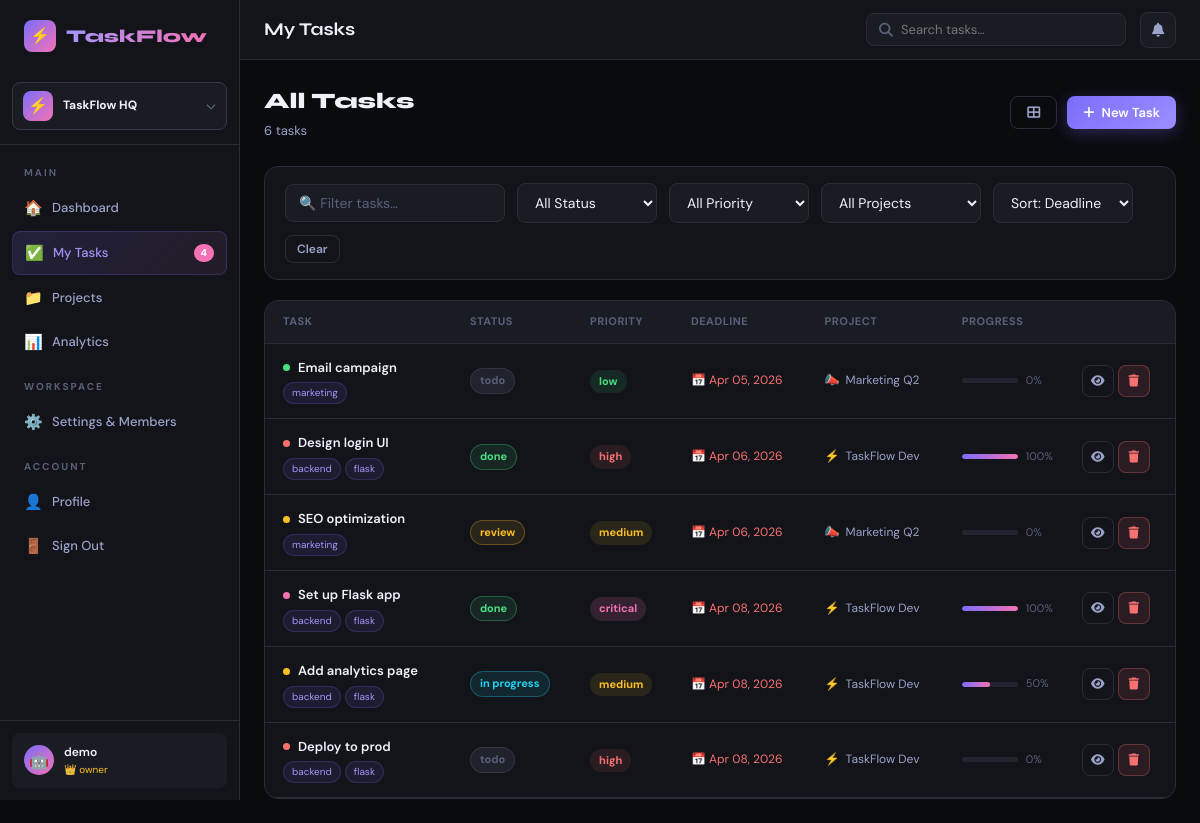
The page /tasks (signed in) on the database its author committed.
### taskflow 2/app.py (models this page shows)
class Workspace(db.Model):
    id          = db.Column(db.Integer, primary_key=True)
    name        = db.Column(db.String(120), nullable=False)
    slug        = db.Column(db.String(80), unique=True, nullable=False)
    description = db.Column(db.Text)
    avatar      = db.Column(db.String(4), default='🏢')
    plan        = db.Column(db.String(20), default='free')
    created     = db.Column(db.DateTime, default=datetime.utcnow)
    owner_id    = db.Column(db.Integer, db.ForeignKey('user.id'))
    members     = db.relationship('WorkspaceMember', backref='workspace', lazy=True, cascade='all,delete')
    projects    = db.relationship('Project', backref='workspace', lazy=True, cascade='all,delete')
    invites     = db.relationship('WorkspaceInvite', backref='workspace', lazy=True, cascade='all,delete')

class User(db.Model):
    id            = db.Column(db.Integer, primary_key=True)
    username      = db.Column(db.String(80), unique=True, nullable=False)
    email         = db.Column(db.String(120), unique=True, nullable=False)
    password      = db.Column(db.String(256), nullable=False)
    avatar        = db.Column(db.String(2), default='😎')
    role          = db.Column(db.String(20), default='member')
    created       = db.Column(db.DateTime, default=datetime.utcnow)
    active_ws_id  = db.Column(db.Integer, db.ForeignKey('workspace.id'), nullable=True)
    tasks         = db.relationship('Task', foreign_keys='Task.assignee_id', backref='assignee', lazy=True)
    created_tasks = db.relationship('Task', foreign_keys='Task.creator_id', backref='creator', lazy=True)
    notifications = db.relationship('Notification', backref='user', lazy=True)

class WorkspaceMember(db.Model):
    id           = db.Column(db.Integer, primary_key=True)
    workspace_id = db.Column(db.Integer, db.ForeignKey('workspace.id'), nullable=False)
    user_id      = db.Column(db.Integer, db.ForeignKey('user.id'), nullable=False)
    role         = db.Column(db.String(20), default='member')  # owner/admin/member/viewer
    joined       = db.Column(db.DateTime, default=datetime.utcnow)
    user         = db.relationship('User', backref='workspace_memberships')

class Task(db.Model):
    id           = db.Column(db.Integer, primary_key=True)
    title        = db.Column(db.String(200), nullable=False)
    description  = db.Column(db.Text)
    status       = db.Column(db.String(30), default='todo')
    priority     = db.Column(db.String(20), default='medium')
    deadline     = db.Column(db.DateTime)
    estimated_h  = db.Column(db.Float, default=0)
    logged_h     = db.Column(db.Float, default=0)
    progress     = db.Column(db.Integer, default=0)
    tags         = db.Column(db.String(300), default='')
    story_points = db.Column(db.Integer, default=1)
    created      = db.Column(db.DateTime, default=datetime.utcnow)
    updated      = db.Column(db.DateTime, default=datetime.utcnow, onupdate=datetime.utcnow)
    project_id   = db.Column(db.Integer, db.ForeignKey('project.id'))
    assignee_id  = db.Column(db.Integer, db.ForeignKey('user.id'))
    creator_id   = db.Column(db.Integer, db.ForeignKey('user.id'))
    comments     = db.relationship('Comment', backref='task', lazy=True, cascade='all,delete')
    activity     = db.relationship('Activity', backref='task', lazy=True, cascade='all,delete')
    subtasks     = db.relationship('Subtask', backref='task', lazy=True, cascade='all,delete')

class Project(db.Model):
    id           = db.Column(db.Integer, primary_key=True)
    name         = db.Column(db.String(120), nullable=False)
    description  = db.Column(db.Text)
    color        = db.Column(db.String(20), default='#6C63FF')
    emoji        = db.Column(db.String(4), default='📁')
    is_private   = db.Column(db.Boolean, default=False)
    created      = db.Column(db.DateTime, default=datetime.utcnow)
    owner_id     = db.Column(db.Integer, db.ForeignKey('user.id'))
    workspace_id = db.Column(db.Integer, db.ForeignKey('workspace.id'))
    owner        = db.relationship('User', backref='owned_projects')
    tasks        = db.relationship('Task', backref='project', lazy=True, cascade='all,delete')
    members      = db.relationship('ProjectMember', backref='project', lazy=True, cascade='all,delete')
    sprints      = db.relationship('Sprint', backref='project', lazy=True, cascade='all,delete')

### taskflow 2/app.py (the view)
@app.route('/tasks')
@login_required
def tasks():
    u = current_user(); ws = active_workspace()
    ws_users = ws_members_list(ws) if ws else []
    return render_template('tasks.html', user=u, ws=ws,
                           tasks=Task.query.filter_by(assignee_id=u.id).order_by(Task.deadline).all(),
                           projects=visible_projects(u), members=ws_users)

### taskflow 2/app.py (called while the page is built)
def login_required(f):
    @wraps(f)
    def decorated(*args, **kwargs):
        if 'user_id' not in session:
            return redirect(url_for('login'))
        return f(*args, **kwargs)
    return decorated

def current_user():
    if 'user_id' in session:
        return User.query.get(session['user_id'])
    return None

def active_workspace():
    u = current_user()
    if not u: return None
    if u.active_ws_id:
        ws = Workspace.query.get(u.active_ws_id)
        if ws: return ws
    ws = Workspace.query.filter_by(owner_id=u.id).first()
    if ws: u.active_ws_id = ws.id; db.session.commit()
    return ws

def get_ws_role(ws, user):
    m = WorkspaceMember.query.filter_by(workspace_id=ws.id, user_id=user.id).first()
    return m.role if m else None

def user_can_see_project(project, user):
    ws = active_workspace()
    if not ws or not get_ws_role(ws, user): return False
    if project.workspace_id != ws.id: return False
    if project.owner_id == user.id: return True
    if not project.is_private: return True
    return get_proj_role(project, user) is not None

def visible_projects(user):
    ws = active_workspace()
    if not ws: return []
    return [p for p in ws.projects if user_can_see_project(p, user)]

def ws_members_list(ws):
    return [wm.user for wm in ws.members]

### taskflow 2/templates/tasks.html (shortened to what this page needs)
{% extends 'base.html' %}
{% block topbar_title %}My Tasks{% endblock %}
{% block content %}
<div class="fade-in">
  <div class="flex-between" style="margin-bottom:24px;">
    <div>
      <div style="font-family:var(--font);font-size:22px;font-weight:800;">All Tasks</div>
      <div style="color:var(--text2);font-size:13px;margin-top:2px;">{{ tasks|length }} task{{ 's' if tasks|length!=1 }}</div>
    </div>
    <div style="display:flex;gap:10px;">
      <button class="btn btn-ghost" onclick="toggleView()"><i class="fas fa-th-large" id="view-icon"></i></button>
      {% if can_write_ws %}
      <button class="btn btn-primary" onclick="openModal('new-task-modal')"><i class="fas fa-plus"></i> New Task</button>
      {% else %}
      <span class="chip" style="color:var(--amber);">👁 View only – Viewer role</span>
      {% endif %}
    </div>
  </div>
  <div class="card fade-in-2" style="margin-bottom:20px;padding:16px 20px;">
    <div style="display:flex;gap:12px;flex-wrap:wrap;align-items:center;">
      <input type="text" id="search" class="form-control" style="width:220px;" placeholder="🔍 Filter tasks…" oninput="applyFilters()">
      <select class="form-control" style="width:140px;" id="f-status" onchange="applyFilters()">
        <option value="">All Status</option>
      </select>
      <select class="form-control" style="width:140px;" id="f-priority" onchange="applyFilters()">
        <option value="">All Priority</option>
      </select>
      <select class="form-control" style="width:160px;" id="f-project" onchange="applyFilters()">
        <option value="">All Projects</option>
      </select>
      <select class="form-control" style="width:140px;" id="f-sort" onchange="applyFilters()">
        <option value="deadline">Sort: Deadline</option>
      </select>
      <button class="btn btn-ghost btn-sm" onclick="clearFilters()">Clear</button>
    </div>
  </div>
  <div class="card fade-in-3" style="padding:0;overflow:hidden;" id="task-table">
    <table style="width:100%;border-collapse:collapse;" id="tasks-table">
      <thead>
        <tr style="border-bottom:1px solid var(--border);background:var(--surface2);">
          <th style="padding:12px 18px;text-align:left;font-size:11px;color:var(--text3);font-weight:700;letter-spacing:.5px;text-transform:uppercase;">Task</th>
          <th style="padding:12px 14px;text-align:left;font-size:11px;color:var(--text3);font-weight:700;letter-spacing:.5px;text-transform:uppercase;">Status</th>
          <th style="padding:12px 14px;text-align:left;font-size:11px;color:var(--text3);font-weight:700;letter-spacing:.5px;text-transform:uppercase;">Priority</th>
          <th style="padding:12px 14px;text-align:left;font-size:11px;color:var(--text3);font-weight:700;letter-spacing:.5px;text-transform:uppercase;">Deadline</th>
          <th style="padding:12px 14px;text-align:left;font-size:11px;color:var(--text3);font-weight:700;letter-spacing:.5px;text-transform:uppercase;">Project</th>
          <th style="padding:12px 14px;text-align:left;font-size:11px;color:var(--text3);font-weight:700;letter-spacing:.5px;text-transform:uppercase;">Progress</th>
          <th style="padding:12px 14px;"></th>
        </tr>
      </thead>
      <tbody>
        {% for task in tasks %}
        <tr class="task-table-row" style="border-bottom:1px solid var(--border);cursor:pointer;transition:.15s;"
            data-title="{{ task.title|lower }}"
            data-status="{{ task.status }}"
            data-priority="{{ task.priority }}"
            data-project="{{ task.project_id or '' }}"
            onmouseenter="this.style.background='var(--surface2)'"
            onmouseleave="this.style.background=''">
          <td style="padding:14px 18px;" onclick="location.href='/tasks/{{ task.id }}'">
            <div style="font-size:13px;font-weight:600;display:flex;align-items:center;gap:8px;">
              <span class="p-dot {{ task.priority }}"></span>
              {{ task.title }}
            </div>
            {% if task.tags %}
            <div style="margin-top:4px;display:flex;gap:4px;flex-wrap:wrap;">
              {% for tag in task.tags.split(',') if tag.strip() %}
              <span class="tag">{{ tag.strip() }}</span>
              {% endfor %}
            </div>
            {% endif %}
          </td>
          <td style="padding:14px;" onclick="location.href='/tasks/{{ task.id }}'">
            <span class="badge badge-{{ task.status }}">{{ task.status.replace('_',' ') }}</span>
          </td>
          <td style="padding:14px;" onclick="location.href='/tasks/{{ task.id }}'">
            <span class="badge badge-{{ task.priority }}">{{ task.priority }}</span>
          </td>
          <td style="padding:14px;font-size:12px;" onclick="location.href='/tasks/{{ task.id }}'">
            {% if task.deadline %}
            <span style="color:{% if task.deadline < now %}var(--red){% elif (task.deadline-now).days < 3 %}var(--amber){% else %}var(--text2){% endif %}">
              📅 {{ task.deadline.strftime('%b %d, %Y') }}
            </span>
            {% else %}<span style="color:var(--text3)">—</span>{% endif %}
          </td>
          <td style="padding:14px;font-size:12px;" onclick="location.href='/tasks/{{ task.id }}'">
            {% if task.project %}
            <span style="display:flex;align-items:center;gap:6px;">
              {{ task.project.emoji }}
              <span style="color:var(--text2);">{{ task.project.name }}</span>
            </span>
            {% else %}<span style="color:var(--text3)">—</span>{% endif %}
          </td>
          <td style="padding:14px;width:120px;" onclick="location.href='/tasks/{{ task.id }}'">
            <div style="display:flex;align-items:center;gap:8px;">
              <div class="progress-bar" style="flex:1;"><div class="progress-fill" style="width:{{ task.progress }}%"></div></div>
              <span style="font-size:11px;color:var(--text3);min-width:28px;">{{ task.progress }}%</span>
            </div>
          </td>
          <td style="padding:14px;">
            <div style="display:flex;gap:4px;">
              <a href="/tasks/{{ task.id }}" class="btn btn-ghost btn-icon btn-sm" title="View"><i class="fas fa-eye"></i></a>
              {% if can_write_ws %}
              <form method="POST" action="/tasks/{{ task.id }}/delete" onsubmit="return confirm('Delete this task?')" style="display:inline;">
                <button type="submit" class="btn btn-danger btn-icon btn-sm" title="Delete"><i class="fas fa-trash"></i></button>
              </form>
              {% endif %}
            </div>
          </td>
        </tr>
        {% else %}
        <tr><td colspan="7"><div class="empty-state"><div class="empty-icon">✅</div><div>No tasks yet. Create your first one!</div></div></td></tr>
        {% endfor %}
      </tbody>
    </table>
  </div>
</div>
{% endblock %}

### taskflow 2/templates/base.html (shortened to what this page needs)
<!DOCTYPE html>
<html lang="en">
<head>
<link rel="stylesheet" href="https://cdnjs.cloudflare.com/ajax/libs/font-awesome/6.4.0/css/all.min.css">
</head>
<body>
<div class="app-layout">
{% if session.user_id %}
<aside class="sidebar" id="sidebar">
  <div class="sidebar-logo">
    <div class="logo-icon">⚡</div>
    <span>TaskFlow</span>
  </div>
  {% if ws %}
  <div class="ws-switcher" onclick="document.getElementById('ws-dropdown').classList.toggle('open');event.stopPropagation();">
    <div class="ws-chip">
      <div class="ws-avatar">{{ ws.avatar }}</div>
      <div class="ws-name">{{ ws.name }}</div>
      <i class="fas fa-chevron-down" style="font-size:10px;color:var(--text3);"></i>
    </div>
  </div>
  {% endif %}
  <nav>
    <div class="sidebar-section">Main</div>
    <a href="/dashboard" class="nav-item {% if request.endpoint=='dashboard' %}active{% endif %}">
      <span class="icon">🏠</span> Dashboard
    </a>
    <a href="/tasks" class="nav-item {% if request.endpoint=='tasks' %}active{% endif %}">
      <span class="icon">✅</span> My Tasks
      {% if overdue_count %}<span class="nav-badge">{{ overdue_count }}</span>{% endif %}
    </a>
    <a href="/projects" class="nav-item {% if 'project' in request.endpoint %}active{% endif %}">
      <span class="icon">📁</span> Projects
    </a>
    <a href="/analytics" class="nav-item {% if request.endpoint=='analytics' %}active{% endif %}">
      <span class="icon">📊</span> Analytics
    </a>
    {% if ws %}
    <div class="sidebar-section">Workspace</div>
    <a href="/workspaces/{{ ws.id }}/settings" class="nav-item {% if request.endpoint=='workspace_settings' %}active{% endif %}">
      <span class="icon">⚙️</span> {% if can_admin_ws %}Settings & Members{% else %}View Members{% endif %}
    </a>
    {% endif %}
    <div class="sidebar-section">Account</div>
    <a href="/profile" class="nav-item {% if request.endpoint=='profile' %}active{% endif %}">
      <span class="icon">👤</span> Profile
    </a>
    <a href="/logout" class="nav-item"><span class="icon">🚪</span> Sign Out</a>
  </nav>
  <div class="sidebar-footer">
    <a href="/profile" class="user-chip">
      <div class="user-avatar">{{ user.avatar if user else '👤' }}</div>
      <div>
        <div class="user-name">{{ user.username if user else 'User' }}</div>
        <div class="user-role" style="display:flex;align-items:center;gap:4px;">{% if ws_role %}<span style="color:{% if ws_role=='owner' %}var(--amber){% elif ws_role=='admin' %}var(--accent2){% elif ws_role=='viewer' %}var(--text3){% else %}var(--cyan){% endif %};">{% if ws_role=='owner' %}👑{% elif ws_role=='admin' %}⚡{% elif ws_role=='viewer' %}👁{% else %}👤{% endif %} {{ ws_role }}</span>{% endif %}</div>
      </div>
    </a>
  </div>
</aside>
{% endif %}
<div class="main-content">
{% if session.user_id %}
<header class="topbar">
  <div class="topbar-title">{% block topbar_title %}{% endblock %}</div>
  <div style="position:relative;">
    <div class="search-box">
      <i class="fas fa-search"></i>
      <input type="text" id="search-input" placeholder="Search tasks…" autocomplete="off">
    </div>
  </div>
  <div style="position:relative;">
    <div class="notif-btn" id="notif-btn" onclick="toggleNotif()">
      <i class="fas fa-bell"></i>
    </div>
  </div>
</header>
{% endif %}
<div class="page-content">
{% block content %}{% endblock %}
</div>
</div>
</div>
</body>
</html>

### rows shown on the page
Workspace: avatar "⚡", name "TaskFlow HQ"
User: avatar "🤖", username "demo"
WorkspaceMember: role "owner"
Task: title "Email campaign", strip "marketing", status.replace "todo", priority "low", deadline "Apr 05, 2026", project.emoji "📣", project.name "Marketing Q2", progress "0"
Task: title "Design login UI", strip "backend" "flask", status.replace "done", priority "high", deadline "Apr 06, 2026", project.emoji "⚡", project.name "TaskFlow Dev", {{ task.id }} 1 (drawn), progress "100"
Task: title "SEO optimization", strip "marketing", status.replace "review", priority "medium", deadline "Apr 06, 2026", project.emoji "📣", project.name "Marketing Q2", progress "0"
Task: title "Set up Flask app", strip "backend" "flask", status.replace "done", priority "critical", deadline "Apr 08, 2026", project.emoji "⚡", project.name "TaskFlow Dev", progress "100"
Task: title "Add analytics page", strip "backend" "flask", status.replace "in progress", priority "medium", deadline "Apr 08, 2026", project.emoji "⚡", project.name "TaskFlow Dev", progress "50"
Task: title "Deploy to prod", strip "backend" "flask", status.replace "todo", priority "high", deadline "Apr 08, 2026", project.emoji "⚡", project.name "TaskFlow Dev", progress "0"

### other values the page prints
{{ overdue_count }} "4"
{{ tasks|length }} "6"
{{ 's' if tasks|length!=1 }} "s"
